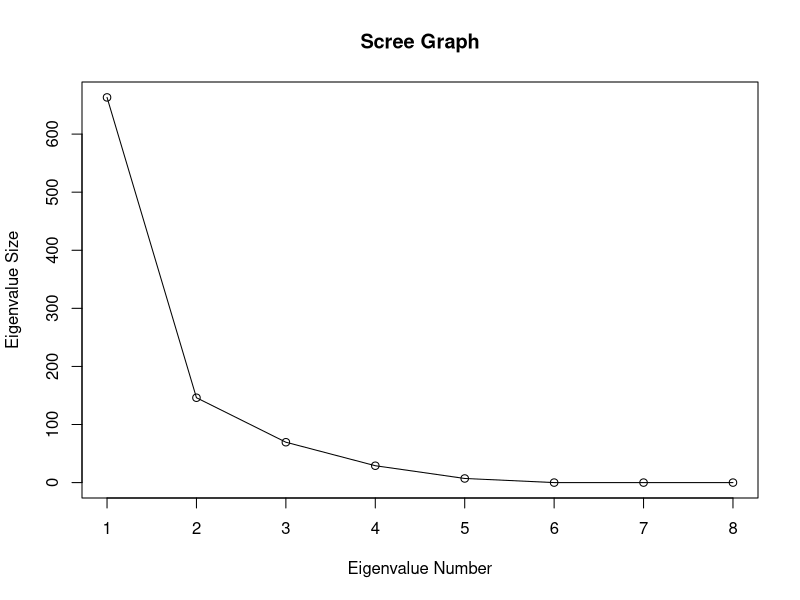
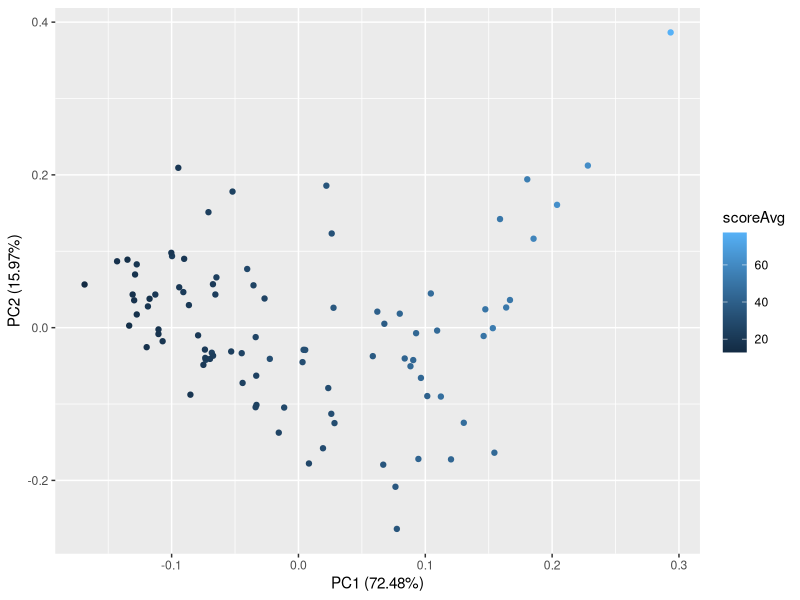
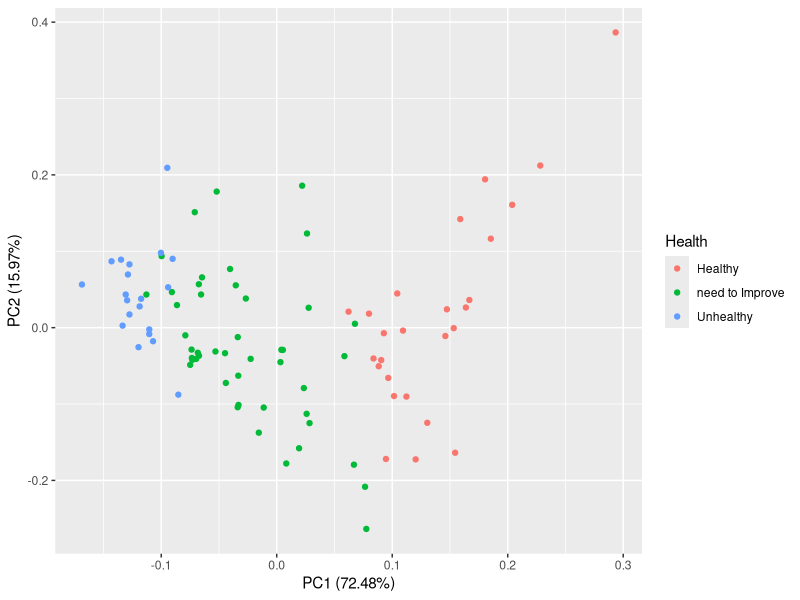

Here is the R script that generated these plots, in order:
## ---- chunk 1
knitr::opts_chunk$set(echo = TRUE)
## ---- chunk 2
#install.packages("rlang")
library(rlang)
## ---- chunk 3
library(ggplot2)
#install.packages("ggfortify")
library(ggfortify)
## ---- chunk 4
TimesRanking <- read.csv("TimesCountryAvg.csv")
#dim(TimesRanking)
head(TimesRanking)
## ---- chunk 5
S <- cov(TimesRanking[, 6:13])
S
sum(diag(S))
## ---- chunk 6
s.eigen <- eigen(S)
s.eigen
## ---- chunk 7
for (s in s.eigen$values) {
  print(s / sum(s.eigen$values))
}
## ---- chunk 8
plot(s.eigen$values, xlab = 'Eigenvalue Number', ylab = 'Eigenvalue Size', main = 'Scree Graph')
lines(s.eigen$values)
## ---- chunk 9
s.eigen$vectors
## ---- chunk 10
TimesRanking.pca <- prcomp(TimesRanking[,6:13])
TimesRanking.pca
summary(TimesRanking.pca)
## ---- chunk 11
TR.PCA.plot <- autoplot(TimesRanking.pca, data = TimesRanking, colour = 'scoreAvg')
TR.PCA.plot
TR.PCA.plot2 <- autoplot(TimesRanking.pca, data = TimesRanking, colour = 'Health')
TR.PCA.plot2
